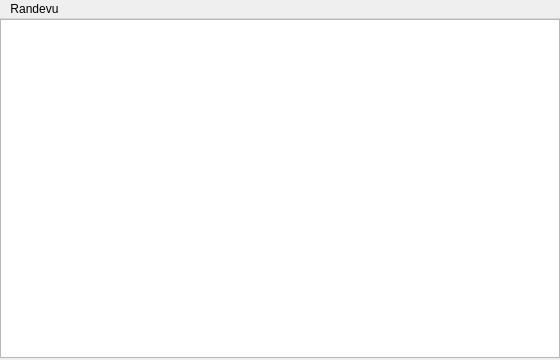
<?xml version="1.0" encoding="UTF-8"?>
<ui version="4.0">
 <class>MainWindow</class>
 <widget class="QMainWindow" name="MainWindow">
  <property name="geometry">
   <rect>
    <x>0</x>
    <y>0</y>
    <width>560</width>
    <height>360</height>
   </rect>
  </property>
  <property name="windowTitle">
   <string>Randevu Tarihleri</string>
  </property>
  <widget class="QWidget" name="centralwidget">
   <widget class="QTableView" name="tableView">
    <property name="geometry">
     <rect>
      <x>0</x>
      <y>0</y>
      <width>560</width>
      <height>339</height>
     </rect>
    </property>
    <property name="windowTitle">
     <string>Randevu Tarihleri</string>
    </property>
   </widget>
  </widget>
  <widget class="QMenuBar" name="menubar">
   <property name="geometry">
    <rect>
     <x>0</x>
     <y>0</y>
     <width>560</width>
     <height>21</height>
    </rect>
   </property>
   <widget class="QMenu" name="menuRandevu">
    <property name="title">
     <string>Randevu</string>
    </property>
    <addaction name="actionAl"/>
   </widget>
   <addaction name="menuRandevu"/>
  </widget>
  <action name="actionAl">
   <property name="text">
    <string>Al</string>
   </property>
   <property name="shortcut">
    <string>Ctrl+A</string>
   </property>
  </action>
 </widget>
 <resources/>
 <connections/>
</ui>
